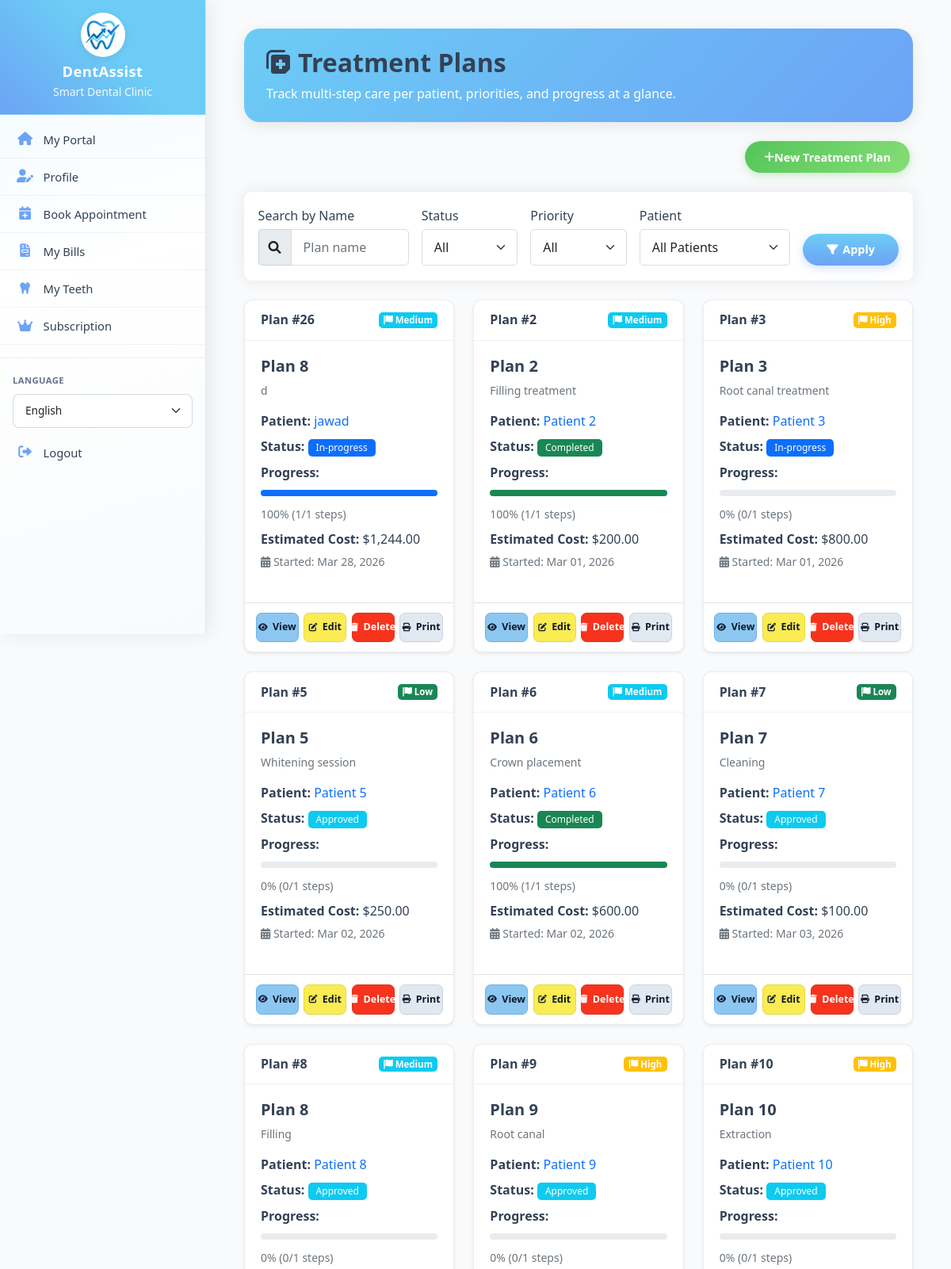
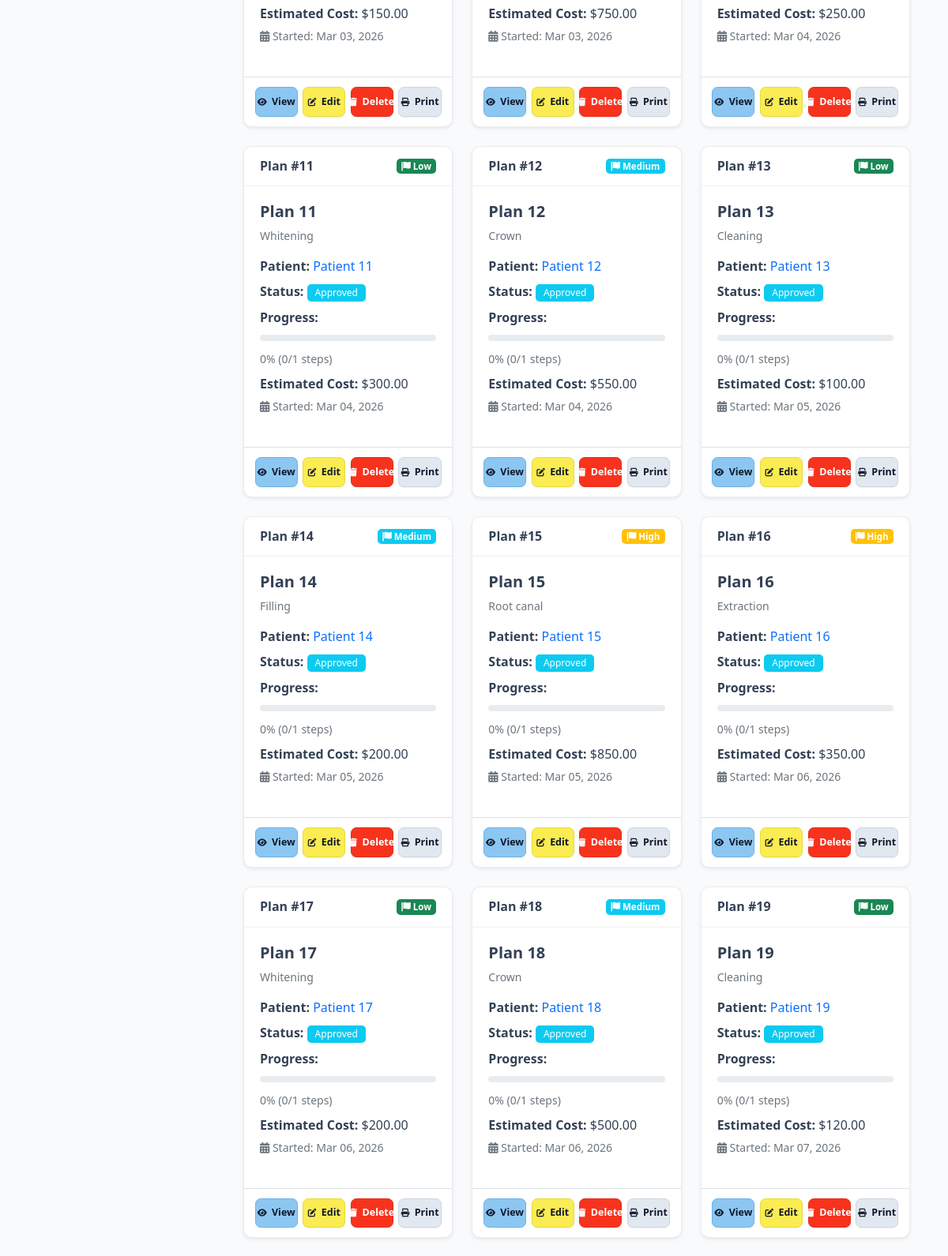
The app's page /treatment_plans/index.php (signed in, upper part) with its own data (2 pictures, top to bottom).
### tables this page shows
CREATE TABLE `treatment_plans` (
  `id` int(11) NOT NULL,
  `patient_id` int(11) NOT NULL,
  `plan_name` varchar(100) NOT NULL,
  `description` text DEFAULT NULL,
  `teeth_affected` text DEFAULT NULL,
  `estimated_cost` decimal(10,2) DEFAULT NULL,
  `actual_cost` decimal(10,2) DEFAULT NULL,
  `discount` decimal(10,2) DEFAULT 0.00,
  `status` enum('proposed','approved','in-progress','completed','cancelled') DEFAULT 'proposed',
  `priority` enum('low','medium','high','emergency') DEFAULT 'medium',
  `start_date` date DEFAULT NULL,
  `estimated_end_date` date DEFAULT NULL,
  `actual_end_date` date DEFAULT NULL,
  `notes` text DEFAULT NULL,
  `patient_approved` tinyint(1) DEFAULT 0,
  `approval_date` timestamp NULL DEFAULT NULL,
  `approval_signature` varchar(255) DEFAULT NULL,
  `created_at` timestamp NOT NULL DEFAULT current_timestamp(),
  `updated_at` timestamp NOT NULL DEFAULT current_timestamp() ON UPDATE current_timestamp(),
  `created_by` int(11) DEFAULT NULL
);

CREATE TABLE `patients` (
  `id` int(11) NOT NULL,
  `user_id` int(11) DEFAULT NULL,
  `full_name` varchar(100) NOT NULL,
  `date_of_birth` date DEFAULT NULL,
  `gender` enum('male','female','other') DEFAULT NULL,
  `phone` varchar(20) DEFAULT NULL,
  `email` varchar(100) DEFAULT NULL,
  `emergency_contact_name` varchar(100) DEFAULT NULL,
  `emergency_contact_phone` varchar(20) DEFAULT NULL,
  `emergency_contact_relation` varchar(50) DEFAULT NULL,
  `insurance_provider` varchar(100) DEFAULT NULL,
  `insurance_id` varchar(50) DEFAULT NULL,
  `insurance_type` enum('Private','Social Security','Medicaid','None') DEFAULT 'None',
  `insurance_coverage` int(11) DEFAULT 0,
  `medical_history` text DEFAULT NULL,
  `allergies` text DEFAULT NULL,
  `current_medications` text DEFAULT NULL,
  `past_surgeries` text DEFAULT NULL,
  `chronic_conditions` text DEFAULT NULL,
  `dental_history` text DEFAULT NULL,
  `previous_dentist` varchar(100) DEFAULT NULL,
  `last_visit_date` date DEFAULT NULL,
  `address_line1` varchar(255) DEFAULT NULL,
  `address_line2` varchar(255) DEFAULT NULL,
  `address` varchar(500) DEFAULT NULL,
  `city` varchar(100) DEFAULT NULL,
  `state` varchar(50) DEFAULT NULL,
  `postal_code` varchar(20) DEFAULT NULL,
  `country` varchar(50) DEFAULT 'USA',
  `points` int(11) DEFAULT 0,
  `subscription_type` enum('none','basic','premium','family') DEFAULT 'none',
  `subscription_start_date` date DEFAULT NULL,
  `subscription_end_date` date DEFAULT NULL,
  `referral_code` varchar(20) DEFAULT NULL,
  `referred_by` int(11) DEFAULT NULL,
  `created_at` timestamp NOT NULL DEFAULT current_timestamp(),
  `updated_at` timestamp NOT NULL DEFAULT current_timestamp() ON UPDATE current_timestamp(),
  `created_by` int(11) DEFAULT NULL,
  `subscription_status` enum('none','pending','active','expired') DEFAULT 'none'
);

### includes/db.php (called while the page is built, shortened)
<?php
class Database {
    private $host = DB_HOST;
    private $user = DB_USER;
    private $pass = DB_PASS;
    private $dbname = DB_NAME;
    private $conn;
    private static $instance = null;
    private function __construct() {
        try {
            $this->conn = new mysqli($this->host, $this->user, $this->pass, $this->dbname);
            $this->conn->set_charset("utf8mb4");
        } catch (Exception $e) {
            die("Database connection error: " . $e->getMessage());
        }
    }
    public static function getInstance() {
        if (self::$instance == null) {
            self::$instance = new Database();
        }
        return self::$instance;
    }
    public function query($sql, $params = [], $types = "") {
        $stmt = $this->conn->prepare($sql);
        if (!empty($params)) {
            if (empty($types)) {
                $types = $this->determineTypes($params);
            }
            $stmt->bind_param($types, ...$params);
        }
        if (!$stmt->execute()) {
            $err = $stmt->error ?: $this->conn->error;
            throw new Exception('Query failed: ' . $err);
        }
        return $stmt;
    }
    private function determineTypes($params) {
        $types = '';
        foreach ($params as $param) {
            if (is_int($param)) {
                $types .= 'i';
            } elseif (is_float($param)) {
                $types .= 'd';
            } elseif (is_string($param)) {
                $types .= 's';
            } else {
                $types .= 'b';
            }
        }
        return $types;
    }
    public function fetchAll($sql, $params = [], $types = "") {
        $stmt = $this->query($sql, $params, $types);
        $result = $stmt->get_result();
        if ($result) {
            return $result->fetch_all(MYSQLI_ASSOC);
        }
        return [];
    }
}
?>

### api/_helpers.php (called while the page is built, shortened)
<?php
function repo_patient_list_for_select(int $limit = 0): array
{
    $db = Database::getInstance();
    return $db->fetchAll('SELECT id, full_name FROM patients ORDER BY full_name');
}

### includes/functions.php (called while the page is built, shortened)
<?php
require_once __DIR__ . '/db.php';
function formatDate($date, $format = 'M d, Y')
{
    $s = trim((string) $date);
    try {
        $dateObj = new DateTime($date);
        $y = (int) $dateObj->format('Y');
        return $dateObj->format($format);
    } catch (Exception $e) {
        return 'Not set';
    }
}
function formatCurrency($amount)
{
    return '$' . number_format($amount, 2);
}

### treatment_plans/index.php (the view, shortened to what this page needs)
<?php
require_once __DIR__ . '/../api/_helpers.php';
$db = Database::getInstance();
$planName = trim((string) ($_GET['plan_name'] ?? ''));
$where = ["1=1"];
$params = [];
$types = "";
$whereClause = implode(" AND ", $where);
$plans = $db->fetchAll(
    "SELECT tp.*,
            p.full_name as patient_name,
            p.phone as patient_phone,
            (SELECT COUNT(*) FROM treatment_steps WHERE plan_id = tp.id) as total_steps,
            (SELECT COUNT(*) FROM treatment_steps WHERE plan_id = tp.id AND status = 'completed') as completed_steps
     FROM treatment_plans tp
     JOIN patients p ON tp.patient_id = p.id
     WHERE $whereClause
     ORDER BY tp.created_at DESC",
    $params,
    $types
);
include '../layouts/header.php';
?>
<div class="container-fluid bills-page treatment-plans-index-page">
    <div class="bills-queue-header">
        <div class="row align-items-center bills-queue-header-inner">
            <div class="col-12">
                <h2 class="mb-2 fw-bold">
                    <i class="fas fa-notes-medical me-2 opacity-90" aria-hidden="true"></i>Treatment Plans
                </h2>
                <p class="mb-0 opacity-90">Track multi-step care per patient, priorities, and progress at a glance.</p>
            </div>
        </div>
    </div>
    <div class="d-flex justify-content-center justify-content-md-end mb-3 mb-md-4 treatment-plans-index-cta-wrap">
        <a href="add.php" class="btn-green staff-cta-mobile-90">
            <i class="fas fa-plus" aria-hidden="true"></i> New Treatment Plan
        </a>
    </div>
    <div class="card mb-4 treatment-plans-index-filter-card">
        <div class="card-body">
            <form method="GET" class="row g-3 align-items-end treatment-plans-index-filter-row">
                <div class="col-12 col-lg-3">
                    <label class="form-label">Search by Name</label>
                    <div class="input-group">
                        <span class="input-group-text"><i class="fas fa-search" aria-hidden="true"></i></span>
                        <input type="text" class="form-control" name="plan_name" value="<?php echo htmlspecialchars($planName); ?>" placeholder="Plan name">
                    </div>
                </div>
                <div class="col-12 col-md-6 col-lg-2">
                    <label class="form-label">Status</label>
                    <select class="form-select" name="status">
                        <option value="">All</option>
                    </select>
                </div>
                <div class="col-12 col-md-6 col-lg-2">
                    <label class="form-label">Priority</label>
                    <select class="form-select" name="priority">
                        <option value="">All</option>
                    </select>
                </div>
                <div class="col-12 col-md-6 col-lg-3">
                    <label class="form-label">Patient</label>
                    <select class="form-select" name="patient_id">
                        <option value="">All Patients</option>
                    </select>
                </div>
                <div class="col-12 col-md-6 col-lg-2 treatment-plans-index-filter-apply-col">
                    <label class="form-label treatment-plans-index-filter-apply-label d-none d-md-block">&nbsp;</label>
                    <button type="submit" class="btn btn-primary w-100 treatment-plans-index-filter-apply-btn">
                        <i class="fas fa-filter" aria-hidden="true"></i> Apply
                    </button>
                </div>
            </form>
        </div>
    </div>
    <div class="row">
        <?php if (empty($plans)): ?>
            <div class="col-12">
                <div class="card">
                    <div class="card-body text-center py-5">
                        <i class="fas fa-notes-medical fa-3x text-muted mb-3"></i>
                        <h5>No Treatment Plans Found</h5>
                        <p class="text-muted">Create your first treatment plan to get started</p>
                        <a href="add.php" class="btn-green">Create Treatment Plan</a>
                    </div>
                </div>
            </div>
        <?php else: ?>
            <?php foreach ($plans as $plan): ?>
                <?php
                $priorityColors = [
                    'low' => 'success',
                    'medium' => 'info',
                    'high' => 'warning',
                    'emergency' => 'danger'
                ];
                $priorityColor = $priorityColors[$plan['priority']] ?? 'secondary';
                $statusColors = [
                    'proposed' => 'warning',
                    'approved' => 'info',
                    'in-progress' => 'primary',
                    'completed' => 'success',
                    'cancelled' => 'danger'
                ];
                $statusColor = $statusColors[$plan['status']] ?? 'secondary';
                $progress = $plan['total_steps'] > 0
                    ? round(($plan['completed_steps'] / $plan['total_steps']) * 100)
                    : 0;
                ?>
                <div class="col-12 col-md-6 col-lg-4 mb-4">
                    <div class="card h-100 shadow-sm treatment-plans-index-card">
                        <div class="card-header treatment-plans-index-card-head d-flex flex-wrap justify-content-between align-items-center gap-2">
                            <h6 class="mb-0">Plan #<?php echo $plan['id']; ?></h6>
                            <span class="badge bg-<?php echo $priorityColor; ?> treatment-plans-index-priority-badge">
                                <i class="fas fa-flag" aria-hidden="true"></i> <?php echo ucfirst($plan['priority']); ?>
                            </span>
                        </div>
                        <div class="card-body">
                            <h5 class="card-title"><?php echo htmlspecialchars($plan['plan_name']); ?></h5>
                            <p class="card-text small text-muted">
                                <?php echo htmlspecialchars($plan['description'] ?? 'No description'); ?>
                            </p>
                            <div class="mb-2">
                                <strong>Patient:</strong>
                                <a href="../patients/view.php?id=<?php echo $plan['patient_id']; ?>" class="text-decoration-none">
                                    <?php echo htmlspecialchars($plan['patient_name']); ?>
                                </a>
                            </div>
                            <div class="mb-2">
                                <strong>Status:</strong>
                                <span class="badge bg-<?php echo $statusColor; ?>">
                                    <?php echo ucfirst($plan['status']); ?>
                                </span>
                            </div>
                            <div class="mb-2">
                                <strong>Progress:</strong>
                                <div class="progress" style="height: 8px;">
                                    <div class="progress-bar bg-<?php echo $statusColor; ?>"
                                         role="progressbar"
                                         style="width: <?php echo $progress; ?>%"
                                         aria-valuenow="<?php echo $progress; ?>"
                                         aria-valuemin="0"
                                         aria-valuemax="100"></div>
                                </div>
                                <small class="text-muted"><?php echo $progress; ?>% (<?php echo $plan['completed_steps']; ?>/<?php echo $plan['total_steps']; ?> steps)</small>
                            </div>
                            <div class="mb-1">
                                <strong>Estimated Cost:</strong>
                                <?php echo formatCurrency($plan['estimated_cost'] ?? 0); ?>
                            </div>
                            <?php if ($plan['start_date']): ?>
                                <div class="mb-0">
                                    <small class="text-muted">
                                        <i class="fas fa-calendar-alt"></i> Started: <?php echo formatDate($plan['start_date']); ?>
                                    </small>
                                </div>
                            <?php endif; ?>
                        </div>
                        <div class="card-footer bg-transparent border-top treatment-plans-index-card-footer">
                            <div class="treatment-plans-index-card-actions" role="group" aria-label="Plan actions">
                                <a href="view.php?id=<?php echo $plan['id']; ?>"
                                   class="treatment-plans-index-action treatment-plans-index-action--view">
                                    <i class="fas fa-eye" aria-hidden="true"></i><span>View</span>
                                </a>
                                <a href="edit.php?id=<?php echo $plan['id']; ?>"
                                   class="treatment-plans-index-action treatment-plans-index-action--edit">
                                    <i class="fas fa-edit" aria-hidden="true"></i><span>Edit</span>
                                </a>
                                <button type="button" class="treatment-plans-index-action treatment-plans-index-action--delete"
                                        onclick="deletePlan(<?php echo $plan['id']; ?>)">
                                    <i class="fas fa-trash" aria-hidden="true"></i><span>Delete</span>
                                </button>
                                <button type="button" class="treatment-plans-index-action treatment-plans-index-action--print"
                                        onclick="printPlan(<?php echo $plan['id']; ?>)">
                                    <i class="fas fa-print" aria-hidden="true"></i><span>Print</span>
                                </button>
                            </div>
                        </div>
                    </div>
                </div>
            <?php endforeach; ?>
        <?php endif; ?>
    </div>
</div>
<?php include '../layouts/footer.php'; ?>

### records on screen
treatment_plans: id "26", priority "Medium", plan_name "Plan 8", description "d", patient.full_name "jawad", status "In-progress", progress "100", completed_steps "1", total_steps "1", estimated_cost "$1,244.00", start_date "Mar 28, 2026"
treatment_plans: id "2", priority "Medium", plan_name "Plan 2", description "Filling treatment", patient.full_name "Patient 2", status "Completed", progress "100", completed_steps "1", total_steps "1", estimated_cost "$200.00", start_date "Mar 01, 2026"
treatment_plans: id "3", priority "High", plan_name "Plan 3", description "Root canal treatment", patient.full_name "Patient 3", status "In-progress", progress "0", completed_steps "0", total_steps "1", estimated_cost "$800.00", start_date "Mar 01, 2026"
treatment_plans: id "5", priority "Low", plan_name "Plan 5", description "Whitening session", patient.full_name "Patient 5", status "Approved", progress "0", completed_steps "0", total_steps "1", estimated_cost "$250.00", start_date "Mar 02, 2026"
treatment_plans: id "6", priority "Medium", plan_name "Plan 6", description "Crown placement", patient.full_name "Patient 6", status "Completed", progress "100", completed_steps "1", total_steps "1", estimated_cost "$600.00", start_date "Mar 02, 2026"
treatment_plans: id "7", priority "Low", plan_name "Plan 7", description "Cleaning", patient.full_name "Patient 7", status "Approved", progress "0", completed_steps "0", total_steps "1", estimated_cost "$100.00", start_date "Mar 03, 2026"
treatment_plans: id "8", priority "Medium", plan_name "Plan 8", description "Filling", patient.full_name "Patient 8", status "Approved", progress "0", completed_steps "0", total_steps "1", estimated_cost "$150.00", start_date "Mar 03, 2026"
treatment_plans: id "9", priority "High", plan_name "Plan 9", description "Root canal", patient.full_name "Patient 9", status "Approved", progress "0", completed_steps "0", total_steps "1", estimated_cost "$750.00", start_date "Mar 03, 2026"
treatment_plans: id "10", priority "High", plan_name "Plan 10", description "Extraction", patient.full_name "Patient 10", status "Approved", progress "0", completed_steps "0", total_steps "1", estimated_cost "$250.00", start_date "Mar 04, 2026"
treatment_plans: id "11", priority "Low", plan_name "Plan 11", description "Whitening", patient.full_name "Patient 11", status "Approved", progress "0", completed_steps "0", total_steps "1", estimated_cost "$300.00", start_date "Mar 04, 2026"
treatment_plans: id "12", priority "Medium", plan_name "Plan 12", description "Crown", patient.full_name "Patient 12", status "Approved", progress "0", completed_steps "0", total_steps "1", estimated_cost "$550.00", start_date "Mar 04, 2026"
treatment_plans: id "13", priority "Low", plan_name "Plan 13", description "Cleaning", patient.full_name "Patient 13", status "Approved", progress "0", completed_steps "0", total_steps "1", estimated_cost "$100.00", start_date "Mar 05, 2026"
treatment_plans: id "14", priority "Medium", plan_name "Plan 14", description "Filling", patient.full_name "Patient 14", status "Approved", progress "0", completed_steps "0", total_steps "1", estimated_cost "$200.00", start_date "Mar 05, 2026"
treatment_plans: id "15", priority "High", plan_name "Plan 15", description "Root canal", patient.full_name "Patient 15", status "Approved", progress "0", completed_steps "0", total_steps "1", estimated_cost "$850.00", start_date "Mar 05, 2026"
treatment_plans: id "16", priority "High", plan_name "Plan 16", description "Extraction", patient.full_name "Patient 16", status "Approved", progress "0", completed_steps "0", total_steps "1", estimated_cost "$350.00", start_date "Mar 06, 2026"
treatment_plans: id "17", priority "Low", plan_name "Plan 17", description "Whitening", patient.full_name "Patient 17", status "Approved", progress "0", completed_steps "0", total_steps "1", estimated_cost "$200.00", start_date "Mar 06, 2026"
treatment_plans: id "18", priority "Medium", plan_name "Plan 18", description "Crown", patient.full_name "Patient 18", status "Approved", progress "0", completed_steps "0", total_steps "1", estimated_cost "$500.00", start_date "Mar 06, 2026"
treatment_plans: id "19", priority "Low", plan_name "Plan 19", description "Cleaning", patient.full_name "Patient 19", status "Approved", progress "0", completed_steps "0", total_steps "1", estimated_cost "$120.00", start_date "Mar 07, 2026"

### other values on screen
__('smart_dental_clinic', 'Smart Dental Clinic') "Smart Dental Clinic"
__('my_portal', 'My Portal') "My Portal"
__('profile', 'Profile') "Profile"
__('book_appointment', 'Book Appointment') "Book Appointment"
__('my_bills', 'My Bills') "My Bills"
__('my_teeth', 'My Teeth') "My Teeth"
__('subscription', 'Subscription') "Subscription"
__('language', 'Language') "LANGUAGE"
__('logout', 'Logout') "Logout"
